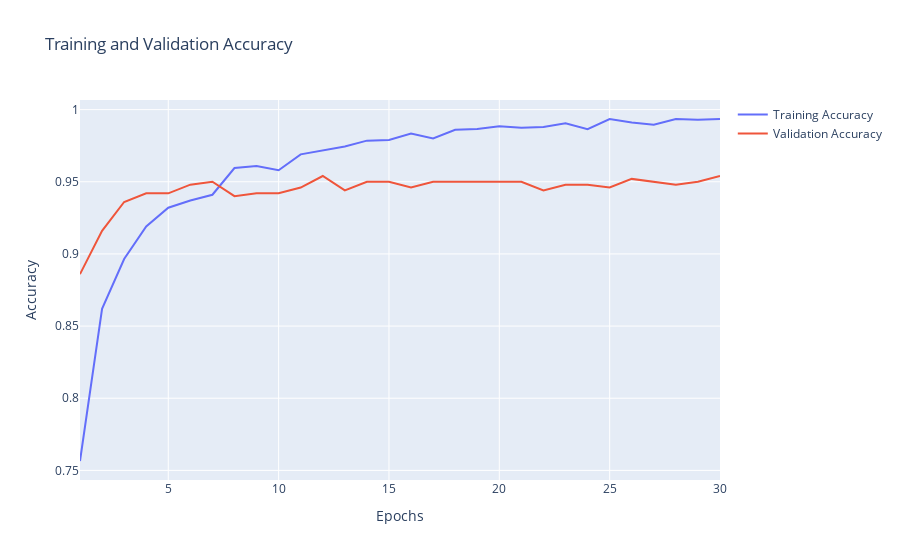

Here is the notebook cell this chart was saved with:
### Code cell
acc = history.history['acc']
vall_acc = history.history['val_acc']
loss = history.history['loss']
val_loss = history.history['val_loss']
epochs = [x for x in range(1, len(acc) + 1)]

fig = go.Figure()
fig.add_trace(go.Scatter(x=epochs, y=acc, name="Training Accuracy"))
fig.add_trace(go.Scatter(x=epochs, y=vall_acc, name="Validation Accuracy"))
fig.update_layout(
    title="Training and Validation Accuracy",
    xaxis_title="Epochs",
    yaxis_title="Accuracy"
)
fig.show()

### Figure 1 — Plotly figure (JSON) as saved in the notebook; plotly's stock layout.template omitted (floating-point values rounded to 4 significant figures)
{"data": [{"name": "Training Accuracy", "type": "scatter", "x": [1, 2, 3, 4, 5, 6, 7, 8, 9, 10, 11, 12, 13, 14, 15, 16, 17, 18, 19, 20, 21, 22, 23, 24, 25, 26, 27, 28, 29, 30], "y": [0.7565, 0.862, 0.8965, 0.919, 0.932, 0.937, 0.941, 0.9595, 0.961, 0.958, 0.969, 0.972, 0.9745, 0.9785, 0.979, 0.9835, 0.98, 0.986, 0.9865, 0.9885, 0.9875, 0.988, 0.9905, 0.9865, 0.9935, 0.991, 0.9895, 0.9935, 0.993, 0.9935]}, {"name": "Validation Accuracy", "type": "scatter", "x": [1, 2, 3, 4, 5, 6, 7, 8, 9, 10, 11, 12, 13, 14, 15, 16, 17, 18, 19, 20, 21, 22, 23, 24, 25, 26, 27, 28, 29, 30], "y": [0.886, 0.916, 0.936, 0.942, 0.942, 0.948, 0.95, 0.94, 0.942, 0.942, 0.946, 0.954, 0.944, 0.95, 0.95, 0.946, 0.95, 0.95, 0.95, 0.95, 0.95, 0.944, 0.948, 0.948, 0.946, 0.952, 0.95, 0.948, 0.95, 0.954]}], "layout": {"title": {"text": "Training and Validation Accuracy"}, "xaxis": {"title": {"text": "Epochs"}}, "yaxis": {"title": {"text": "Accuracy"}}}}
